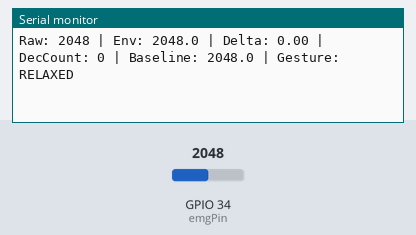
Recording of a sketch running on a simulated ESP32. Shown: the last lines printed to the serial monitor. The test bench sets the inputs (shaded band); at power-on: GPIO 34 (emgPin) = 2048 (analog values on the 0–4095 scale).

Above: at 8.2 s.
8.3 s: GPIO 34 (emgPin) set to 2531
At 9.3 s:
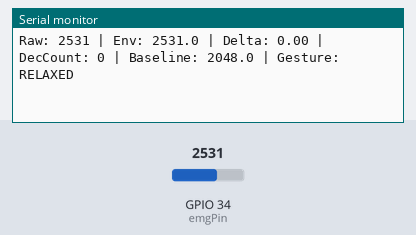
9.8 s: GPIO 34 (emgPin) set to 2593
At 10.5 s:
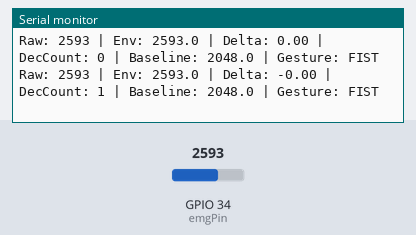
Timing chart, 0 to 12.8 s (numbered marks = the images above; inputs shaded):
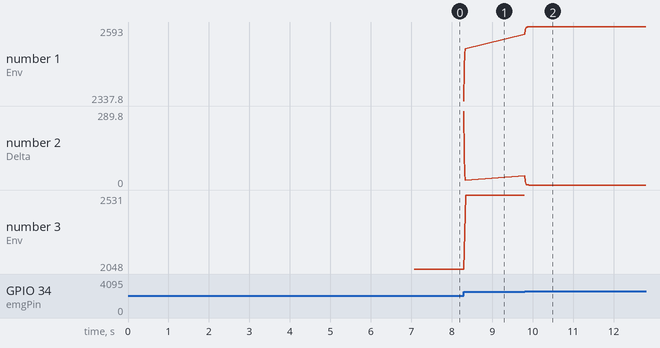

Measured:
- the behaviour switches between 2565 and 2566 on GPIO 34 (emgPin) (found by bisection; images 1 and 2)
- after the input at 8.3 s, the serial monitor: prints a new line at once (image 1)
- after the input at 9.8 s, the serial monitor: prints a new line at once (image 2)
- plotted number 1: 2518.6 → 2593 after the input at 9.8 s
- plotted number 3: 2048 → 2531 after the input at 8.3 s

The sketch:

emg_sensor_2_angles.ino
```cpp
// RC-A-056 EMG sensor -> ESP-NOW Transmitter
// Sends FIST (180°) or RELAXED (0°) to ALL 5 servos on the other ESP
// Same logic as your single-servo version (baseline calibration + spike detection)

#include <Arduino.h>
#include <WiFi.h>
#include <esp_now.h>
#include <esp_wifi.h>

// ================== EMG PIN ==================
const int emgPin = 34;

// ================== EMG SETTINGS ==================
int emgRaw = 0;
float emgSmoothed = 0.0;
float prevSmoothed = 0.0;
float baseline = 0.0;

float attack = 0.6;
float release = 0.05;

const float SPIKE_THRESHOLD = 15.0;

int decreaseCount = 0;
const int DECREASE_SAMPLES = 50;
const float RELAX_THRESHOLD = 1.25;

String gesture = "RELAXED";
String prevGesture = "";

// Timing
unsigned long previousMillis = 0;
const long interval = 10; // 100 Hz

// ================== ESP-NOW ==================
// REPLACE WITH YOUR RECEIVER MAC (printed by the servo ESP)
uint8_t receiverMAC[] = {0xF4, 0x2D, 0xC9, 0x71, 0xCF, 0x94};

typedef struct struct_message {
  uint8_t servoAngles[5];
} struct_message;

struct_message outgoing;

void printMACAddress() {
  uint8_t mac[6];
  WiFi.macAddress(mac);
  Serial.print("Transmitter MAC: ");
  for (int i = 0; i < 6; i++) {
    Serial.printf("%02X", mac[i]);
    if (i < 5) Serial.print(":");
  }
  Serial.println();
}

// ✅ FIXED: Updated callback signature for IDF v5.x
void OnDataSent(const wifi_tx_info_t *info, esp_now_send_status_t status) {
  // Optional debug
  // Serial.print("ESP-NOW send: ");
  // Serial.println(status == ESP_NOW_SEND_SUCCESS ? "Success" : "Failed");
}

void setup() {
  Serial.begin(115200);
  analogReadResolution(12);

  // ================== BASELINE CALIBRATION ==================
  Serial.println("=== CALIBRATING RELAXED BASELINE ===");
  Serial.println("Keep your arm completely relaxed for 5 seconds...");
  delay(2000);

  float sum = 0.0;
  for (int i = 0; i < 500; i++) {
    sum += analogRead(emgPin);
    delay(10);
  }
  baseline = sum / 500.0;
  emgSmoothed = baseline;

  Serial.print("Baseline calibrated -> ");
  Serial.print(baseline, 1);
  Serial.println(" (values near this = RELAXED)");

  // ================== ESP-NOW SETUP ==================
  WiFi.mode(WIFI_STA);
  setCpuFrequencyMhz(80);
  esp_wifi_set_ps(WIFI_PS_MAX_MODEM);

  printMACAddress();

  if (esp_now_init() != ESP_OK) {
    Serial.println("ESP-NOW init failed!");
    return;
  }
  esp_now_register_send_cb(OnDataSent);

  // Add receiver as peer
  esp_now_peer_info_t peerInfo;
  memset(&peerInfo, 0, sizeof(peerInfo));
  memcpy(peerInfo.peer_addr, receiverMAC, 6);
  peerInfo.channel = 0;
  peerInfo.encrypt = false;

  if (esp_now_add_peer(&peerInfo) != ESP_OK) {
    Serial.println("Failed to add receiver peer!");
    return;
  }

  Serial.println("EMG Transmitter Ready -> sending to 5-servo receiver");
  Serial.println("FIST = all servos 180° | RELAXED = all servos 0°");
  Serial.println("----------------------------------");

  // Initial relaxed state
  gesture = "RELAXED";
  prevGesture = "";
}

void loop() {
  unsigned long currentMillis = millis();

  if (currentMillis - previousMillis >= interval) {
    previousMillis = currentMillis;

    // 1. Read raw EMG
    emgRaw = analogRead(emgPin);

    // 2. Envelope follower
    prevSmoothed = emgSmoothed;
    if (emgRaw > emgSmoothed)
      emgSmoothed = emgSmoothed * (1 - attack) + emgRaw * attack;
    else
      emgSmoothed = emgSmoothed * (1 - release) + emgRaw * release;

    if (emgSmoothed < 1.0) emgSmoothed = 0.0;

    // 3. Delta
    float delta = emgSmoothed - prevSmoothed;

    // 4. FIST detection
    if (delta > SPIKE_THRESHOLD) {
      gesture = "FIST";
      decreaseCount = 0;
    }
    // 5. RELAXED: near baseline OR long continuous decrease
    else if (emgSmoothed <= baseline * RELAX_THRESHOLD || decreaseCount >= DECREASE_SAMPLES) {
      gesture = "RELAXED";
      decreaseCount = 0;
    }
    // 6. Counting slow decrease
    else if (delta < 0) {
      decreaseCount++;
      if (decreaseCount >= DECREASE_SAMPLES) {
        gesture = "RELAXED";
      }
    } else {
      decreaseCount = 0;
    }

    // 7. SEND only when gesture changes (no spam)
    if (gesture != prevGesture) {
      for (int i = 0; i < 5; i++) {
        outgoing.servoAngles[i] = (gesture == "FIST") ? 180 : 0;
      }
      esp_now_send(receiverMAC, (uint8_t *)&outgoing, sizeof(outgoing));

      if (gesture == "FIST") {
        Serial.println(">>> FIST detected - Sent 180° to all 5 servos");
      } else {
        Serial.println(">>> RELAXED detected - Sent 0° to all 5 servos");
      }
      prevGesture = gesture;
    }

    // 8. Serial tuning output
    Serial.print("Raw: ");
    Serial.print(emgRaw);
    Serial.print(" | Env: ");
    Serial.print(emgSmoothed, 1);
    Serial.print(" | Delta: ");
    Serial.print(delta, 2);
    Serial.print(" | DecCount: ");
    Serial.print(decreaseCount);
    Serial.print(" | Baseline: ");
    Serial.print(baseline, 1);
    Serial.print(" | Gesture: ");
    Serial.println(gesture);
  }
}
```
